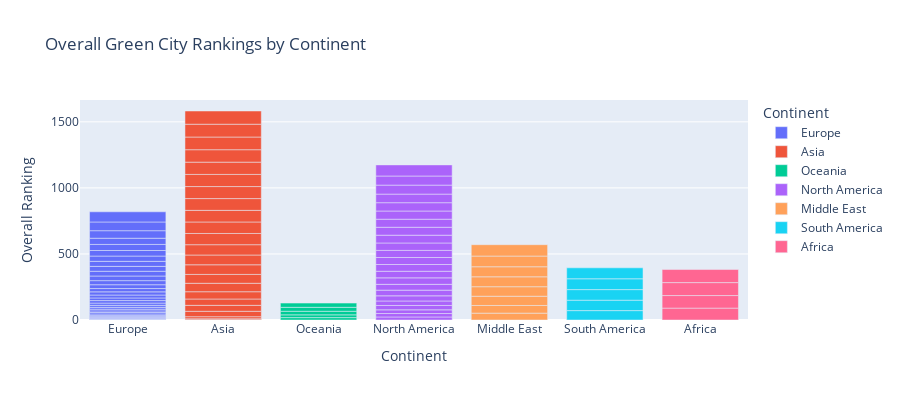

The notebook cell this image was saved under:
### Markdown cell above
## Plot data

We set the repository in a way that you can use [Plotly](https://plotly.com/python/) for interactive visualizations.
For more information, check [this documentation](https://jupyterbook.org/en/stable/interactive/interactive.html).

### Code cell
bar = px.bar(green_cities_df, x='Continent', y='Overall', color='Continent', 
              title='Overall Green City Rankings by Continent', 
              labels={'Overall':'Overall Ranking', 'Continent':'Continent'},
              height=400)

bar.show()

### Figure 1 — Plotly figure (JSON) as saved in the notebook; plotly's stock layout.template omitted (floating-point values rounded to 4 significant figures)
{"data": [{"alignmentgroup": "True", "hovertemplate": "Continent=%{x}<br>Overall Ranking=%{y}<extra></extra>", "legendgroup": "Europe", "marker": {"color": "#636efa", "pattern": {"shape": ""}}, "name": "Europe", "offsetgroup": "Europe", "orientation": "v", "showlegend": true, "textposition": "auto", "type": "bar", "x": ["Europe", "Europe", "Europe", "Europe", "Europe", "Europe", "Europe", "Europe", "Europe", "Europe", "Europe", "Europe", "Europe", "Europe", "Europe", "Europe", "Europe", "Europe", "Europe", "Europe", "Europe", "Europe", "Europe", "Europe", "Europe", "Europe", "Europe", "Europe", "Europe", "Europe", "Europe", "Europe"], "xaxis": "x", "y": [1, 3, 4, 5, 6, 8, 9, 10, 11, 12, 13, 14, 15, 17, 19, 20, 22, 24, 25, 29, 31, 35, 36, 37, 38, 40, 42, 46, 47, 57, 66, 77], "yaxis": "y"}, {"alignmentgroup": "True", "hovertemplate": "Continent=%{x}<br>Overall Ranking=%{y}<extra></extra>", "legendgroup": "Asia", "marker": {"color": "#EF553B", "pattern": {"shape": ""}}, "name": "Asia", "offsetgroup": "Asia", "orientation": "v", "showlegend": true, "textposition": "auto", "type": "bar", "x": ["Asia", "Asia", "Asia", "Asia", "Asia", "Asia", "Asia", "Asia", "Asia", "Asia", "Asia", "Asia", "Asia", "Asia", "Asia", "Asia", "Asia", "Asia", "Asia", "Asia", "Asia", "Asia", "Asia"], "xaxis": "x", "y": [2, 7, 16, 41, 45, 48, 55, 64, 67, 73, 74, 78, 85, 87, 88, 89, 91, 92, 93, 94, 96, 97, 100], "yaxis": "y"}, {"alignmentgroup": "True", "hovertemplate": "Continent=%{x}<br>Overall Ranking=%{y}<extra></extra>", "legendgroup": "Oceania", "marker": {"color": "#00cc96", "pattern": {"shape": ""}}, "name": "Oceania", "offsetgroup": "Oceania", "orientation": "v", "showlegend": true, "textposition": "auto", "type": "bar", "x": ["Oceania", "Oceania", "Oceania", "Oceania", "Oceania"], "xaxis": "x", "y": [18, 21, 27, 30, 32], "yaxis": "y"}, {"alignmentgroup": "True", "hovertemplate": "Continent=%{x}<br>Overall Ranking=%{y}<extra></extra>", "legendgroup": "North America", "marker": {"color": "#ab63fa", "pattern": {"shape": ""}}, "name": "North America", "offsetgroup": "North America", "orientation": "v", "showlegend": true, "textposition": "auto", "type": "bar", "x": ["North America", "North America", "North America", "North America", "North America", "North America", "North America", "North America", "North America", "North America", "North America", "North America", "North America", "North America", "North America", "North America", "North America", "North America", "North America", "North America", "North America", "North America", "North America"], "xaxis": "x", "y": [23, 26, 28, 33, 34, 39, 43, 44, 49, 50, 51, 53, 54, 56, 59, 60, 61, 62, 63, 65, 68, 69, 84], "yaxis": "y"}, {"alignmentgroup": "True", "hovertemplate": "Continent=%{x}<br>Overall Ranking=%{y}<extra></extra>", "legendgroup": "Middle East", "marker": {"color": "#FFA15A", "pattern": {"shape": ""}}, "name": "Middle East", "offsetgroup": "Middle East", "orientation": "v", "showlegend": true, "textposition": "auto", "type": "bar", "x": ["Middle East", "Middle East", "Middle East", "Middle East", "Middle East", "Middle East", "Middle East", "Middle East"], "xaxis": "x", "y": [52, 58, 70, 72, 75, 76, 81, 86], "yaxis": "y"}, {"alignmentgroup": "True", "hovertemplate": "Continent=%{x}<br>Overall Ranking=%{y}<extra></extra>", "legendgroup": "South America", "marker": {"color": "#19d3f3", "pattern": {"shape": ""}}, "name": "South America", "offsetgroup": "South America", "orientation": "v", "showlegend": true, "textposition": "auto", "type": "bar", "x": ["South America", "South America", "South America", "South America", "South America"], "xaxis": "x", "y": [71, 79, 80, 82, 83], "yaxis": "y"}, {"alignmentgroup": "True", "hovertemplate": "Continent=%{x}<br>Overall Ranking=%{y}<extra></extra>", "legendgroup": "Africa", "marker": {"color": "#FF6692", "pattern": {"shape": ""}}, "name": "Africa", "offsetgroup": "Africa", "orientation": "v", "showlegend": true, "textposition": "auto", "type": "bar", "x": ["Africa", "Africa", "Africa", "Africa"], "xaxis": "x", "y": [90, 95, 98, 99], "yaxis": "y"}], "layout": {"barmode": "relative", "height": 400, "legend": {"title": {"text": "Continent"}, "tracegroupgap": 0}, "title": {"text": "Overall Green City Rankings by Continent"}, "xaxis": {"anchor": "y", "categoryarray": ["Europe", "Asia", "Oceania", "North America", "Middle East", "South America", "Africa"], "categoryorder": "array", "domain": [0, 1], "title": {"text": "Continent"}}, "yaxis": {"anchor": "x", "domain": [0, 1], "title": {"text": "Overall Ranking"}}}}
